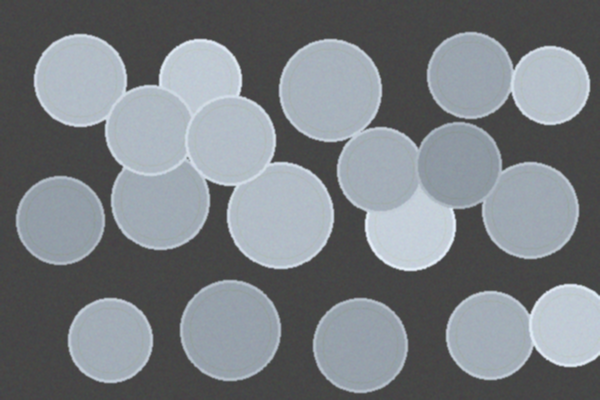
#> input picture lab 5/images/coins.png, 600 x 400 px
$ python task7.py
#> lines starting #> are read from the running program, lines starting #| are printed output that depends on the picture; after the words box and inside, x2 and y2 are one past the last pixel; in counts of white or black regions, pixels touching at a corner belong together
"""
task7.py
Task 7 - Separating Touching Coins Using Marker-Based Watershed

Image: coins.png (multiple touching circular objects on a tray).

Pipeline (exactly as described in the manual):
  Stage 1  - Preprocessing    : Convert to grayscale, apply Gaussian blur.
  Stage 2  - Thresholding     : Otsu's binarization -> binary mask.
  Stage 3  - Noise removal    : Morphological opening (removes small noise).
  Stage 4  - Sure background  : Dilation expands known background.
  Stage 5  - Distance transform: Measure distance from each fg pixel to bg.
  Stage 6  - Sure foreground  : Threshold dist-transform at 0.5 x max.
  Stage 7  - Unknown region   : sure_bg − sure_fg (uncertain boundary zone).
  Stage 8  - Marker labeling  : Label connected components in sure-foreground.
  Stage 9  - Watershed        : Run cv2.watershed to assign boundaries.
  Stage 10 - Boundary visualization: Draw -1 labelled pixels in red.

Required output:
  Original -> Threshold -> Sure Background -> Distance Transform
  -> Sure Foreground -> Unknown Region -> Final Watershed
"""

import sys
sys.stdout.reconfigure(encoding='utf-8', errors='replace')
import cv2
import numpy as np
import matplotlib
matplotlib.use("Agg")  # save to file without display
import matplotlib.pyplot as plt
import os

os.makedirs("outputs", exist_ok=True)

# -- Stage 1: Preprocessing ----------------------------------------------------
img_bgr = cv2.imread("images/coins.png")
#> img_bgr is the input picture: shape (400, 600, 3); mean B, G, R 129.7, 125, 120
if img_bgr is None:
    raise FileNotFoundError("images/coins.png not found. Run download_images.py first.")

img_rgb  = cv2.cvtColor(img_bgr, cv2.COLOR_BGR2RGB)
img_gray = cv2.cvtColor(img_bgr, cv2.COLOR_BGR2GRAY)
img_blur = cv2.GaussianBlur(img_gray, (5, 5), 0)

print(f"Image shape: {img_bgr.shape}")
#| Image shape: (400, 600, 3)

# -- Stage 2: Thresholding (Otsu) ----------------------------------------------
otsu_val, binary = cv2.threshold(
    img_blur, 0, 255,
    cv2.THRESH_BINARY_INV + cv2.THRESH_OTSU
)
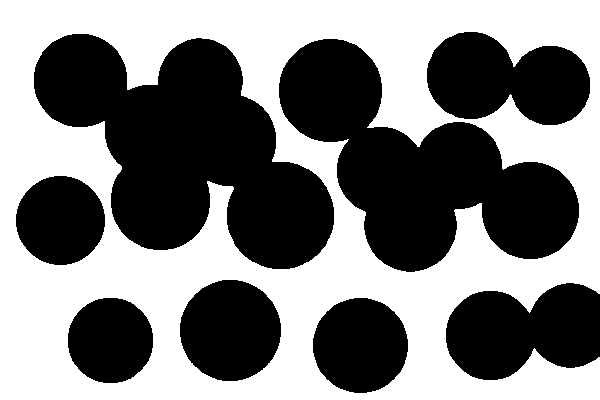
#> binary: shape (400, 600); 49.6% white; 1 white region, box (x1, y1, x2, y2) and area: (0, 0, 600, 400) 119128
#> otsu_val = 123
print(f"Otsu threshold: {otsu_val:.1f}")
#| Otsu threshold: 123.0

# -- Stage 3: Noise removal -- morphological opening ---------------------------
kernel  = np.ones((3, 3), np.uint8)
opening = cv2.morphologyEx(binary, cv2.MORPH_OPEN, kernel, iterations=2)
#> opening: shape (400, 600); 49.6% white; 1 white region, box (x1, y1, x2, y2) and area: (0, 0, 600, 400) 118956

# -- Stage 4: Sure background -- dilation --------------------------------------
sure_bg = cv2.dilate(opening, kernel, iterations=3)
#> sure_bg: shape (400, 600); 56% white; 7 black regions, largest, box (x1, y1, x2, y2) and area: (282, 35, 587, 269) 38018, (37, 37, 331, 266) 35241, (449, 286, 600, 377) 9687

# -- Stage 5: Distance transform -----------------------------------------------
dist_transform = cv2.distanceTransform(opening, cv2.DIST_L2, 5)
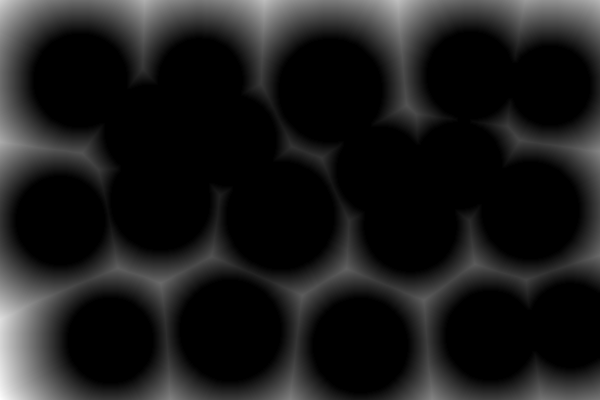
#> dist_transform: shape (400, 600) float32; min 0, max 80.9, mean 8.7; drawn with min black and max white

# -- Stage 6: Sure foreground -- threshold at 0.5 x max ------------------------
DT_RATIO = 0.5
_, sure_fg = cv2.threshold(
    dist_transform, DT_RATIO * dist_transform.max(), 255, cv2.THRESH_BINARY
)
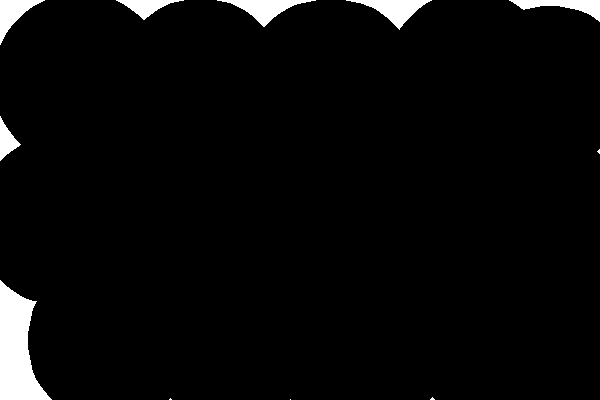
#> sure_fg: shape (400, 600) float32; 3.4% white; 11 white regions (4 under 20 px), largest, box (x1, y1, x2, y2) and area: (0, 280, 52, 400) 3612, (346, 0, 432, 30) 987, (217, 0, 316, 27) 983
sure_fg = np.uint8(sure_fg)
print(f"Distance-transform threshold ratio: {DT_RATIO}")
print(f"Sure-foreground pixels: {np.count_nonzero(sure_fg)}")
#| Sure-foreground pixels: 8207

# -- Stage 7: Unknown region ---------------------------------------------------
unknown = cv2.subtract(sure_bg, sure_fg)
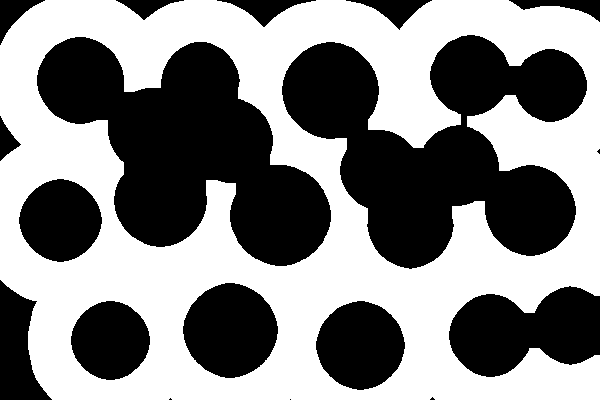
#> unknown: shape (400, 600); 52.5% white; 18 black regions (4 under 20 px), largest, box (x1, y1, x2, y2) and area: (282, 35, 587, 269) 38018, (37, 37, 331, 266) 35241, (449, 286, 600, 377) 9687

# -- Stage 8: Marker labeling --------------------------------------------------
_, markers = cv2.connectedComponents(sure_fg)
#> markers: shape (400, 600) int32; 12 distinct labels, from 0 to 11
# Shift labels so background gets label 1, not 0 (watershed convention)
markers = markers + 1
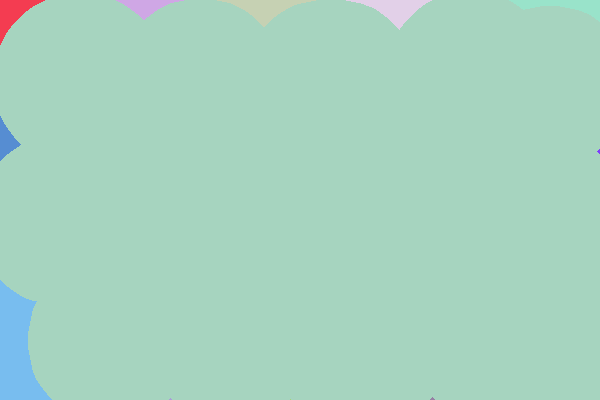
#> markers: shape (400, 600) int32; 12 distinct labels, from 1 to 12; one colour per label, 0 black
# Mark unknown region as 0
markers[unknown == 255] = 0
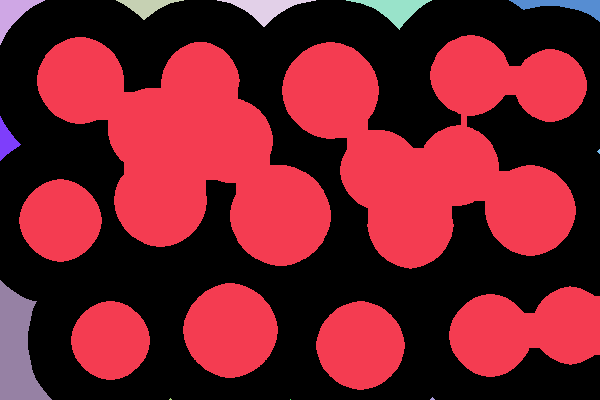
#> markers: shape (400, 600) int32; 13 distinct labels, from 0 to 12; one colour per label, 0 black

num_markers = markers.max()
#> num_markers = 12
print(f"Detected foreground markers (objects + bg): {num_markers}  "
      f"-> estimated coins: {num_markers - 1}")
#| Detected foreground markers (objects + bg): 12  -> estimated coins: 11

# -- Stage 9: Watershed ---------------------------------------------------------
markers_ws = markers.copy()
cv2.watershed(img_bgr, markers_ws)

# -- Stage 10: Boundary visualisation -----------------------------------------
result = img_rgb.copy()
result[markers_ws == -1] = [255, 0, 0]   # Red boundaries
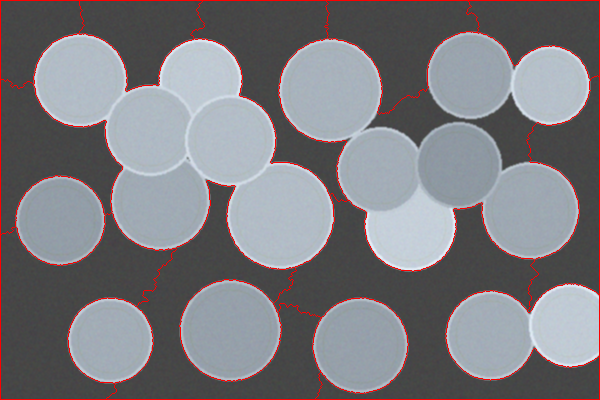
#> result: shape (400, 600, 3); mean R, G, B 123.7, 122.1, 126.8

# -- Build required output figure ----------------------------------------------
dist_norm = cv2.normalize(dist_transform, None, 0, 255,
                          cv2.NORM_MINMAX).astype(np.uint8)

panels = [
    (img_rgb,      "Original",              "rgb"),
    (binary,       "Otsu Threshold",        "gray"),
    (sure_bg,      "Sure Background",       "gray"),
    (dist_norm,    "Distance Transform",    "hot"),
    (sure_fg,      "Sure Foreground",       "gray"),
    (unknown,      "Unknown Region",        "gray"),
    (result,       "Final Watershed\n(Red = boundaries)", "rgb"),
]

fig, axes = plt.subplots(1, 7, figsize=(30, 5))
fig.patch.set_facecolor("#0d1117")

for ax, (img_panel, title, cmap) in zip(axes, panels):
    if cmap == "rgb":
        ax.imshow(img_panel)
    else:
        ax.imshow(img_panel, cmap=cmap)
    ax.set_title(title, color="white", fontsize=9, fontweight="bold", pad=6)
    ax.axis("off")
#> this loop made 7 passes
#> (title, cmap) on passes 1 to 6: ('Original', 'rgb'), ('Otsu Threshold', 'gray'), ('Sure Background', 'gray'), ('Distance Transform', 'hot'), ('Sure Foreground', 'gray'), ('Unknown Region', 'gray')

fig.suptitle(
    "Task 7 - Marker-Based Watershed: Separating Touching Coins\n"
    "Original -> Threshold -> Sure Background -> Distance Transform"
    " -> Sure Foreground -> Unknown Region -> Final Watershed",
    color="white", fontsize=11, fontweight="bold", y=1.05,
)
plt.tight_layout()
plt.savefig("outputs/task7_output.png", dpi=150, bbox_inches="tight",
            facecolor=fig.get_facecolor())
plt.close("all")

# -- Report ---------------------------------------------------------------------
print("\n" + "=" * 65)
print("TASK 7 -- WATERSHED PIPELINE REPORT")
print("=" * 65)
print(f"  Otsu threshold          : {int(otsu_val)}")
#|   Otsu threshold          : 123
print(f"  Dist-transform ratio    : {DT_RATIO}")
print(f"  Foreground markers found: {num_markers - 1}  (excl. background marker)")
#|   Foreground markers found: 11  (excl. background marker)
print()
print("VISUAL INSPECTION:")
print("  Each coin region is coloured separately in the watershed output.")
print("  Red lines mark the watershed boundaries between adjacent coins.")
print("  Coins that were touching now have a clean separating contour.")
print()
print("HOW WATERSHED SOLVES THE TOUCHING-COIN PROBLEM:")
print("  Simple thresholding merges touching coins into one connected")
print("  white blob, giving an incorrect count. Watershed treats the")
print("  distance-transform surface as a topographic map; each local peak")
print("  becomes a seed (marker). Flooding from multiple seeds simultaneously")
print("  builds dams (watershed lines) exactly where two regions meet --")
print("  separating touching objects without needing to know their exact")
print("  boundary in advance.")
print("=" * 65)
print("\nOutput saved -> outputs/task7_output.png")
